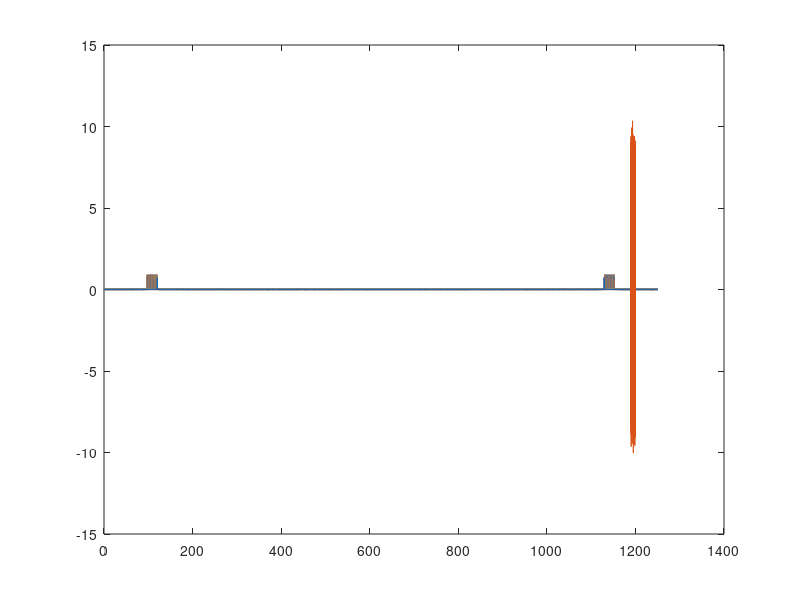
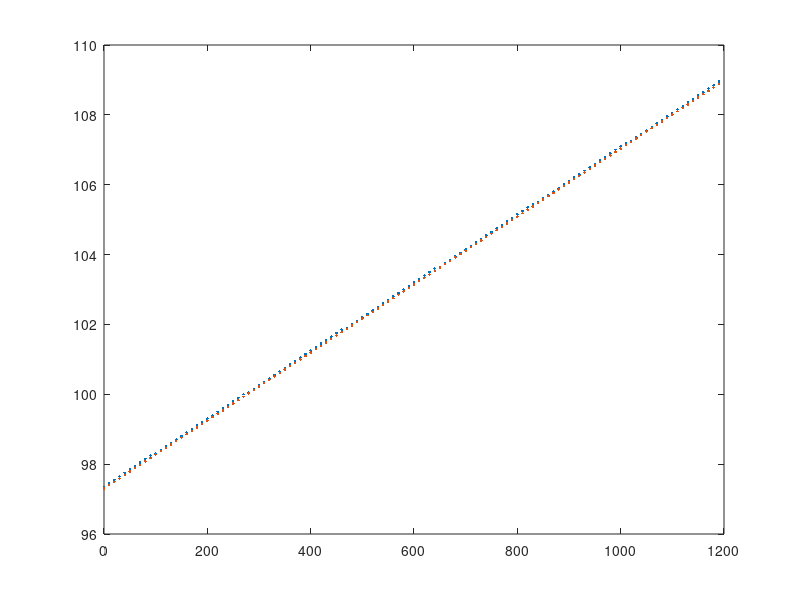

These figures' MATLAB source, in order:
%Noise Scaling Example

%this function generates randomly distributed noise according to a normal
%distribution with mean 0 and std 1.
%it can be used to generte noise for a signal, 

datmaker=@(noisep,dt,lengtht,tend,ns)(abs(fft(noisep))*dt/sqrt(tend));

S2N=7; %Desired signal to noise. 
T2=400;



disp('|');
disp('|');

noiselen=1.5E6;
t=linspace(0,3*T2,noiselen);
dt=t(2);
% noise must scale with sample time width(dt). 
noisescale=sqrt(dt);

noisep=noisescale*random('norm',0,1/sqrt(dt),noiselen,1);
f=0:1/t(end):1/t(2);  %corresponding frequency resolution
dat=datmaker(noisep,dt,length(t),t(end),noisescale);  %%units of 1/sqrt(Hz)

%convert signal2noise to pure signal at desired ratio. 
Signal_converstion=S2N*rms(noisep); 

%+noisep;
%dat=datmaker(signal,noisep',dt,length(t),t(end),noisescale);  %%units of 1/sqrt(Hz)


%%NOTES ON S2N: Main principle is that the rms of the noise 
%is the integral of the transformed noise squared.
%
% the rms of the noise increases with the sqrt of the sample time width(dt). 
% the rms of the noise does not change with total observation time(t(end)). 

%the transformed noise deviation does not change with sample time width(dt). 
%the transformed noise deviation increases with the sqrt of the total observation
%time(t(end)). 


%Fid Decay decay            100 Hz
fvar=.0033;
tvar=2*pi*fvar;

B0=.030; %30 mG



Bvar=0.0001*B0;

gamma=20378.9;

f0=gamma*B0/2/pi;

Bvariation=Bvar.*t;%*sin(5*t/t(end))/50;%cos(t.*tvar);

w0=gamma*(B0+Bvariation);%gamma*B0=97 Hz

signal=cos(t.*w0);

FID=Signal_converstion*signal;%.*exp(-t/T2);%what we will measure


Vout=FID'+noisep;

% figure(22) 
% hold off
% plot(t,FID)
% hold on
% plot(t,noisep)
% figure(23)
% plot(t,noisep+FID')
% 
% figure(24)
% hold off
% 
% plot(f(1:200000),dat(1:200000));
% sfid=real(fft(FID))*dt/sqrt(t(end));
% hold on
% plot(f(1:200000),sfid(1:200000));
% hold off
% figure
% svout=real(fft(Vout))*dt/sqrt(t(end));
% plot(f(1:200000),svout(1:200000));

time=12500;%number of time points in each fft interval
freq=(0:1:time-1)./dt/time;%frequency domain
int=1:time:1500000;%intial time of each fft interval
fpeak=zeros(1,length(int));
for i=1:length(int)
    sint=abs(fft(Vout(int(i):int(i)+time-1)))*dt/sqrt(t(end));
    plot(freq,sint)
    if i==length(int)
        plot(t(int(i):int(i)+time-1),Vout(int(i):int(i)+time-1));
    end
    hold on
    [m,fpeak(i)]=max(sint);
    fpeak(i)=(fpeak(i)-1)./dt/time;
end
figure
plot(t(int),(fpeak-f0)/2+f0,'.');
hold on
plot(t(int),w0(int)/2/pi,'.');

%%%%%%%%%%%%%%%%%%%%%%%%%%%%%%%%%%%%%%%%%%%%%%%%%%%find peaks of Vout
% [pks,locs]=findpeaks(FID);
% f1=zeros(1,length(locs)-1);%frequency we recovered
% for i = 1:length(locs)-1
%    f1(i)=1./((locs(i+1)-locs(i)).*dt);
% end
% figure
% plot(locs(1:length(locs)-1).*dt,f1,'.')
% figure
% plot(locs(1:length(locs)-1).*dt,f1)
% 
% [pks,locs]=findpeaks(Vout);
% k=1;
% f1=zeros(1,length(locs)-1);%frequency we recovered
% while k<length(locs)
%    while k<length(locs) && pks(k)<0
%        locs(k)=[];
%        pks(k)=[];
%        f1(k)=[];
%    end
%    if k>=length(locs)
%        break;
%    elseif locs(k+1)-locs(k)<=5 
%        if locs(k+1)>locs(k)
%            locs(k)=[];
%            pks(k)=[];
%        else
%            locs(k+1)=[];
%            pks(k+1)=[];
%        end
%        f1(k)=[];
%    elseif locs(k+1)-locs(k)>=17 %this interval cannot be used since it's not one cycle
%        f1(k)=[];
%        locs(k)=[];
%        pks(k)=[];
%    else
%        f1(k)=1./((locs(k+1)-locs(k)).*dt);
%        k=k+1;
%    end
% end
% 
% figure
% plot(t(locs(:)),w0(locs(:)));
% hold on
% plot(locs(1:length(locs)-1).*dt,f1)
% hold off
% figure
% plot(t,Vout)
% hold on
% plot(locs.*dt,Vout(locs))

%%%%%%%%%%%%%%%%%%%%%%%%%%%%%%%%%%%%%%%%%%%%%%%%%%%%%%%%
% 
% disp(['a ',num2str(dt),' s sample time for a total time of ', num2str(t(end)), 's']);
% disp(['the rms of the time sequence noise is ', num2str(rms(noisep))])
% disp(['the std of the transformed noise is ',num2str(std(dat))]);
% disp(['sqrt of the integral of transformed noise squared is  ',num2str(sqrt(sum(dat.^2)*f(2)))])
% 
% disp('|');
% disp('|');
% 
% noiselen=1E6;
% t=linspace(0,1,noiselen);
% dt=t(2);
% noisep=noisescale*random('norm',0,1/sqrt(dt),noiselen,1);
%   %this is the time samples. 
% f=0:1/t(end):1/t(2);  %corresponding frequency resolution
% %dat=real(2*fft(noisep)*dt)/sqrt(t(end));  %%units of 1/sqrt(Hz)
% dat=datmaker(noisep,dt,length(t),t(end),noisescale);  %%units of 1/sqrt(Hz)
% 
% disp(['a ',num2str(dt),' s sample time, for a total time of ', num2str(t(end)), 's']);
% disp(['the rms of the time sequence noise is ', num2str(rms(noisep))])
% disp(['the std of the transformed noise is ',num2str(std(dat))]);
% disp(['sqrt of the integral of transformed noise squared is  ',num2str(sqrt(sum(dat.^2)*f(2)))])
% 
% disp('|');
% disp('|');
% 
% noiselen=1E5;
% t=linspace(0,1,noiselen);
% dt=t(2);
% noisep=noisescale*random('norm',0,1/sqrt(dt),noiselen,1);
%   %this is the time samples. 
% f=0:1/t(end):1/t(2);  %corresponding frequency resolution
% dat=datmaker(noisep,dt,length(t),t(end),noisescale);  %%units of 1/sqrt(Hz) %%units of 1/sqrt(Hz)
% 
% disp(['a  ',num2str(dt),' s sample time, for a total time of ', num2str(t(end)), 's']);
% disp(['the rms of the time sequence noise is ', num2str(rms(noisep))])
% disp(['the std of the transformed noise is ',num2str(std(dat))]);
% disp(['sqrt of the integral of transformed noise squared is  ',num2str(sqrt(sum(dat.^2)*f(2)))])
% disp('|');
% disp('|');
